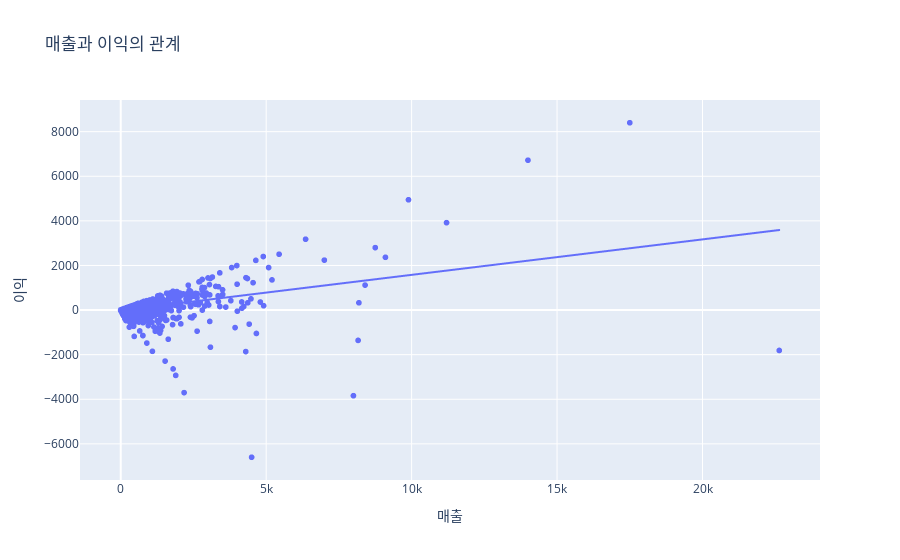

Source (notebook cell):
### Code cell
# 주요 변수 간의 산점도 시각화
fig_scatter = px.scatter(df,
                         x='매출',
                         y='이익',
                         title='매출과 이익의 관계',
                         trendline='ols')
fig_scatter.show()

### Figure 1 — Plotly figure (JSON) as saved in the notebook; plotly's stock layout.template omitted (floating-point values rounded to 4 significant figures; data arrays with more than 128 entries replaced by an {"elided": "..."} marker saying what was removed)
{"data": [{"hovertemplate": "매출=%{x}<br>이익=%{y}<extra></extra>", "legendgroup": "", "marker": {"color": "#636efa", "symbol": "circle"}, "mode": "markers", "name": "", "showlegend": false, "type": "scattergl", "x": {"elided": "8193 float values"}, "xaxis": "x", "y": {"elided": "8193 float values"}, "yaxis": "y"}, {"hovertemplate": "<b>OLS trendline</b><br>이익 = 0.159047 * 매출 + -11.5159<br>R<sup>2</sup>=0.190203<br><br>매출=%{x}<br>이익=%{y} <b>(trend)</b><extra></extra>", "legendgroup": "", "marker": {"color": "#636efa", "symbol": "circle"}, "mode": "lines", "name": "", "showlegend": false, "type": "scattergl", "x": {"elided": "8193 float values"}, "xaxis": "x", "y": {"elided": "8193 float values"}, "yaxis": "y"}], "layout": {"legend": {"tracegroupgap": 0}, "title": {"text": "매출과 이익의 관계"}, "xaxis": {"anchor": "y", "domain": [0, 1], "title": {"text": "매출"}}, "yaxis": {"anchor": "x", "domain": [0, 1], "title": {"text": "이익"}}}}
